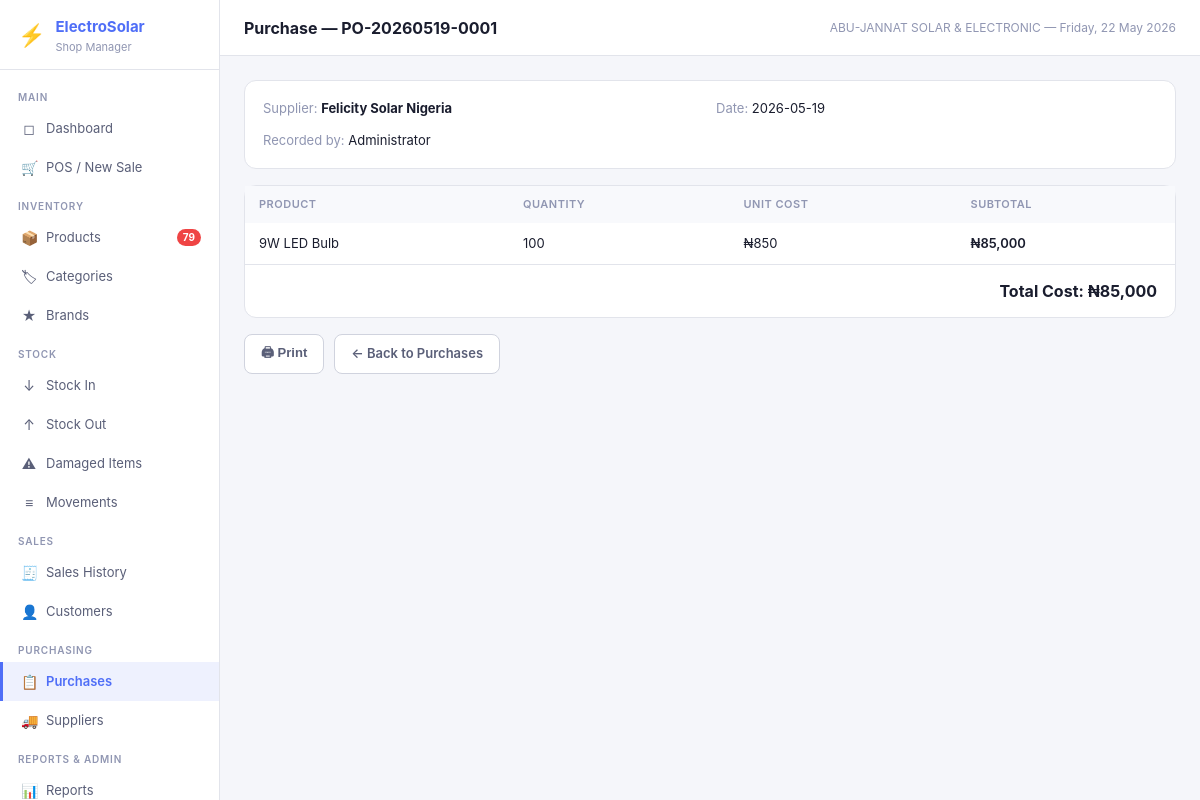
Screenshot of /purchases/1 (signed in) with the database file from the repository.
### tables this page shows
CREATE TABLE purchases (
            id INTEGER PRIMARY KEY AUTOINCREMENT,
            ref_no TEXT UNIQUE NOT NULL,
            supplier_id INTEGER REFERENCES suppliers(id),
            user_id INTEGER NOT NULL REFERENCES users(id),
            total_cost REAL NOT NULL DEFAULT 0,
            notes TEXT,
            created_at TEXT NOT NULL DEFAULT (datetime('now'))
        );

CREATE TABLE settings (
            key TEXT PRIMARY KEY,
            value TEXT
        );

CREATE TABLE users (
            id INTEGER PRIMARY KEY AUTOINCREMENT,
            username TEXT UNIQUE NOT NULL,
            password_hash TEXT NOT NULL,
            full_name TEXT NOT NULL,
            role TEXT NOT NULL DEFAULT 'staff',
            is_active INTEGER NOT NULL DEFAULT 1,
            created_at TEXT NOT NULL DEFAULT (datetime('now'))
        );

CREATE TABLE purchase_items (
            id INTEGER PRIMARY KEY AUTOINCREMENT,
            purchase_id INTEGER NOT NULL REFERENCES purchases(id) ON DELETE CASCADE,
            product_id INTEGER NOT NULL REFERENCES products(id),
            product_name TEXT NOT NULL,
            quantity INTEGER NOT NULL,
            unit_cost REAL NOT NULL,
            subtotal REAL NOT NULL
        );

### app.py (the view)
@app.route('/purchases/<int:pid>')
@login_required
def purchase_detail(pid):
    purchase = query("""SELECT p.*, COALESCE(s.name,'—') supplier_name, u.full_name staff_name
        FROM purchases p LEFT JOIN suppliers s ON p.supplier_id=s.id JOIN users u ON p.user_id=u.id
        WHERE p.id=?""", (pid,), one=True)
    items = query("SELECT * FROM purchase_items WHERE purchase_id=?", (pid,))
    return render_template('purchase_detail.html', purchase=purchase, items=items)

### app.py (called while the page is built)
def get_db():
    if 'db' not in g:
        g.db = sqlite3.connect(DB_PATH)
        g.db.row_factory = sqlite3.Row
        g.db.execute("PRAGMA foreign_keys = ON")
        g.db.execute("PRAGMA journal_mode = WAL")
    return g.db

def query(sql, args=(), one=False):
    cur = get_db().execute(sql, args)
    rv = cur.fetchall()
    return (rv[0] if rv else None) if one else rv

def login_required(f):
    @wraps(f)
    def decorated(*args, **kwargs):
        if 'user_id' not in session:
            return redirect(url_for('login'))
        return f(*args, **kwargs)
    return decorated

def current_user():
    return {'id': session.get('user_id'), 'username': session.get('username'),
            'full_name': session.get('full_name'), 'role': session.get('role')}

def get_settings():
    rows = query("SELECT key, value FROM settings")
    return {r['key']: r['value'] for r in rows}

@app.context_processor
def inject_globals():
    s = get_settings() if 'user_id' in session else {}
    low_stock = 0
    if 'user_id' in session:
        r = query("SELECT COUNT(*) as c FROM products WHERE is_active=1 AND quantity <= reorder_level", one=True)
        low_stock = r['c'] if r else 0
    return dict(settings=s, current_user=current_user(), low_stock_count=low_stock,
                now=datetime.now())

### templates/purchase_detail.html (shortened to what this page needs)
{% extends 'base.html' %}{% block title %}Purchase {{ purchase.ref_no }}{% endblock %}{% block page_title %}Purchase — {{ purchase.ref_no }}{% endblock %}
{% block content %}
{% set cur = settings.get('currency','₦') %}
<div class="card" style="margin-bottom:16px;">
  <div class="card-body" style="display:grid;grid-template-columns:1fr 1fr;gap:12px;font-size:13px;">
    <div><span class="text-muted">Supplier: </span><strong>{{ purchase.supplier_name }}</strong></div>
    <div><span class="text-muted">Date: </span>{{ purchase.created_at[:10] }}</div>
    <div><span class="text-muted">Recorded by: </span>{{ purchase.staff_name }}</div>
  </div>
</div>
<div class="card">
  <div class="table-wrap">
    <table>
      <thead><tr><th>Product</th><th>Quantity</th><th>Unit Cost</th><th>Subtotal</th></tr></thead>
      <tbody>
        {% for item in items %}
        <tr>
          <td>{{ item.product_name }}</td>
          <td>{{ item.quantity }}</td>
          <td>{{ cur }}{{ '{:,.0f}'.format(item.unit_cost) }}</td>
          <td style="font-weight:600;">{{ cur }}{{ '{:,.0f}'.format(item.subtotal) }}</td>
        </tr>
        {% endfor %}
      </tbody>
    </table>
  </div>
  <div style="padding:14px 18px;border-top:1px solid var(--border);text-align:right;font-size:16px;font-weight:700;">
    Total Cost: {{ cur }}{{ '{:,.0f}'.format(purchase.total_cost) }}
  </div>
</div>
<div style="margin-top:16px;display:flex;gap:10px;">
  <button class="btn btn-secondary" onclick="window.print()">🖨 Print</button>
  <a href="{{ url_for('purchases') }}" class="btn btn-secondary">← Back to Purchases</a>
</div>
{% endblock %}

### templates/base.html (shortened to what this page needs)
<!DOCTYPE html>
<html lang="en">
<head>
<link rel="stylesheet" href="{{ url_for('static', filename='css/style.css') }}">
</head>
<body>
<div class="app-shell">
  <aside class="sidebar">
    <div class="sidebar-logo">
      <div class="logo-icon">⚡</div>
      <div>
        <h1>ElectroSolar</h1>
        <p>Shop Manager</p>
      </div>
    </div>
    <nav class="sidebar-nav">
      <div class="nav-section">Main</div>
      <a href="{{ url_for('dashboard') }}" class="nav-item {% if request.endpoint=='dashboard' %}active{% endif %}">
        <span class="nav-icon">◻</span> Dashboard
      </a>
      <a href="{{ url_for('pos') }}" class="nav-item {% if request.endpoint=='pos' %}active{% endif %}">
        <span class="nav-icon">🛒</span> POS / New Sale
      </a>
      <div class="nav-section">Inventory</div>
      <a href="{{ url_for('products') }}" class="nav-item {% if request.endpoint=='products' %}active{% endif %}">
        <span class="nav-icon">📦</span> Products
        {% if low_stock_count > 0 %}<span class="nav-badge">{{ low_stock_count }}</span>{% endif %}
      </a>
      <a href="{{ url_for('categories') }}" class="nav-item {% if request.endpoint=='categories' %}active{% endif %}">
        <span class="nav-icon">🏷</span> Categories
      </a>
      <a href="{{ url_for('brands') }}" class="nav-item {% if request.endpoint=='brands' %}active{% endif %}">
        <span class="nav-icon">★</span> Brands
      </a>
      <div class="nav-section">Stock</div>
      <a href="{{ url_for('stock_in') }}" class="nav-item {% if request.endpoint=='stock_in' %}active{% endif %}">
        <span class="nav-icon">↓</span> Stock In
      </a>
      <a href="{{ url_for('stock_out') }}" class="nav-item {% if request.endpoint=='stock_out' %}active{% endif %}">
        <span class="nav-icon">↑</span> Stock Out
      </a>
      <a href="{{ url_for('stock_damaged') }}" class="nav-item {% if request.endpoint=='stock_damaged' %}active{% endif %}">
        <span class="nav-icon">⚠</span> Damaged Items
      </a>
      <a href="{{ url_for('stock_movements') }}" class="nav-item {% if request.endpoint=='stock_movements' %}active{% endif %}">
        <span class="nav-icon">≡</span> Movements
      </a>
      <div class="nav-section">Sales</div>
      <a href="{{ url_for('sales') }}" class="nav-item {% if request.endpoint in ['sales','sale_detail'] %}active{% endif %}">
        <span class="nav-icon">🧾</span> Sales History
      </a>
      <a href="{{ url_for('customers') }}" class="nav-item {% if request.endpoint in ['customers','customer_history'] %}active{% endif %}">
        <span class="nav-icon">👤</span> Customers
      </a>
      <div class="nav-section">Purchasing</div>
      <a href="{{ url_for('purchases') }}" class="nav-item {% if request.endpoint in ['purchases','purchase_detail'] %}active{% endif %}">
        <span class="nav-icon">📋</span> Purchases
      </a>
      <a href="{{ url_for('suppliers') }}" class="nav-item {% if request.endpoint=='suppliers' %}active{% endif %}">
        <span class="nav-icon">🚚</span> Suppliers
      </a>
      <div class="nav-section">Reports & Admin</div>
      <a href="{{ url_for('reports') }}" class="nav-item {% if request.endpoint=='reports' %}active{% endif %}">
        <span class="nav-icon">📊</span> Reports
      </a>
    </nav>
  </aside>
  <div class="main-area">
    <header class="topbar">
      <h2>{% block page_title %}{% endblock %}</h2>
      <span class="topbar-meta">{{ settings.get('shop_name','ElectroSolar') }} — {{ now.strftime('%A, %d %B %Y') }}</span>
    </header>
    <main class="page-content">
      {% block content %}{% endblock %}
    </main>
  </div>
</div>
</body>
</html>

### static/css/style.css (style rules this page uses)
*, *::before, *::after { box-sizing: border-box; margin: 0; padding: 0; }
:root { --bg: #f5f6fa; --surface: #ffffff; --surface2: #f8f9fc; --border: #e2e4eb; --border2: #d0d3de; --text: #1a1d2e; --text2: #5a5f78; --text3: #9096b2; --accent: #4f6ef7; --accent-hover: #3b58e8; --accent-light: #eef1fe; --success: #22c55e; --success-bg: #f0fdf4; --success-text: #16a34a; --warning: #f59e0b; --warning-bg: #fffbeb; --warning-text: #b45309; --danger: #ef4444; --danger-bg: #fef2f2; --danger-text: #dc2626; --info: #3b82f6; --info-bg: #eff6ff; --info-text: #1d4ed8; --sidebar-w: 220px; --radius: 8px; --radius-lg: 12px; --shadow: 0 1px 3px rgba(0,0,0,0.08); --shadow-md: 0 4px 16px rgba(0,0,0,0.12); }
body { font-family: -apple-system, BlinkMacSystemFont, 'Segoe UI', 'Inter', sans-serif; font-size: 14px; color: var(--text); background: var(--bg); line-height: 1.5; -webkit-font-smoothing: antialiased; }
a { color: var(--accent); text-decoration: none; }
.app-shell { display: flex; min-height: 100vh; }
.sidebar { width: var(--sidebar-w); min-width: var(--sidebar-w); background: var(--surface); border-right: 1px solid var(--border); display: flex; flex-direction: column; position: sticky; top: 0; height: 100vh; overflow-y: auto; }
.sidebar-logo { padding: 16px 18px 14px; border-bottom: 1px solid var(--border); display: flex; align-items: center; gap: 10px; }
.logo-icon { font-size: 22px; }
.sidebar-logo h1 { font-size: 15px; font-weight: 700; color: var(--accent); }
.sidebar-logo p { font-size: 11px; color: var(--text3); }
.sidebar-nav { flex: 1; padding: 8px 0; }
.nav-section { padding: 12px 18px 4px; font-size: 10px; font-weight: 600; color: var(--text3); text-transform: uppercase; letter-spacing: 0.8px; }
.nav-item { display: flex; align-items: center; gap: 9px; padding: 9px 18px; font-size: 13px; color: var(--text2); text-decoration: none; border-left: 3px solid transparent; transition: all 0.12s; }
.nav-item.active { background: var(--accent-light); color: var(--accent); font-weight: 600; border-left-color: var(--accent); }
.nav-icon { font-size: 14px; width: 16px; text-align: center; flex-shrink: 0; }
.nav-badge { margin-left: auto; background: var(--danger); color: white; border-radius: 99px; font-size: 10px; font-weight: 700; padding: 1px 6px; }
.main-area { flex: 1; display: flex; flex-direction: column; min-width: 0; }
.topbar { padding: 0 24px; height: 56px; display: flex; align-items: center; justify-content: space-between; background: var(--surface); border-bottom: 1px solid var(--border); position: sticky; top: 0; z-index: 10; }
.topbar h2 { font-size: 16px; font-weight: 700; }
.topbar-meta { font-size: 12px; color: var(--text3); }
.page-content { flex: 1; padding: 24px; }
.card { background: var(--surface); border: 1px solid var(--border); border-radius: var(--radius-lg); }
.card-body { padding: 18px; }
.table-wrap { overflow-x: auto; }
table { width: 100%; border-collapse: collapse; font-size: 13px; }
thead { background: var(--surface2); }
th { padding: 10px 14px; text-align: left; font-size: 11px; font-weight: 600; color: var(--text3); text-transform: uppercase; letter-spacing: 0.5px; white-space: nowrap; }
td { padding: 11px 14px; border-bottom: 1px solid var(--border); vertical-align: middle; }
tr:last-child td { border-bottom: none; }
.btn { display: inline-flex; align-items: center; gap: 6px; padding: 8px 16px; font-size: 13px; font-weight: 600; border-radius: var(--radius); cursor: pointer; border: none; transition: all 0.12s; white-space: nowrap; text-decoration: none; }
.btn-secondary { background: var(--surface); color: var(--text2); border: 1px solid var(--border2); }
.text-muted { color: var(--text3); }

### rows the page displays
purchases: ref_no "PO-20260519-0001", created_at "2026-05-19", total_cost "85,000"
settings: get "ABU-JANNAT SOLAR & ELECTRONIC"
users: staff_name "Administrator"
purchase_items: product_name "9W LED Bulb", quantity "100", cur "₦", unit_cost "850", subtotal "85,000"

### other values shown
{{ low_stock_count }} "79"
{{ purchase.supplier_name }} "Felicity Solar Nigeria"
{{ cur }} "₦"
